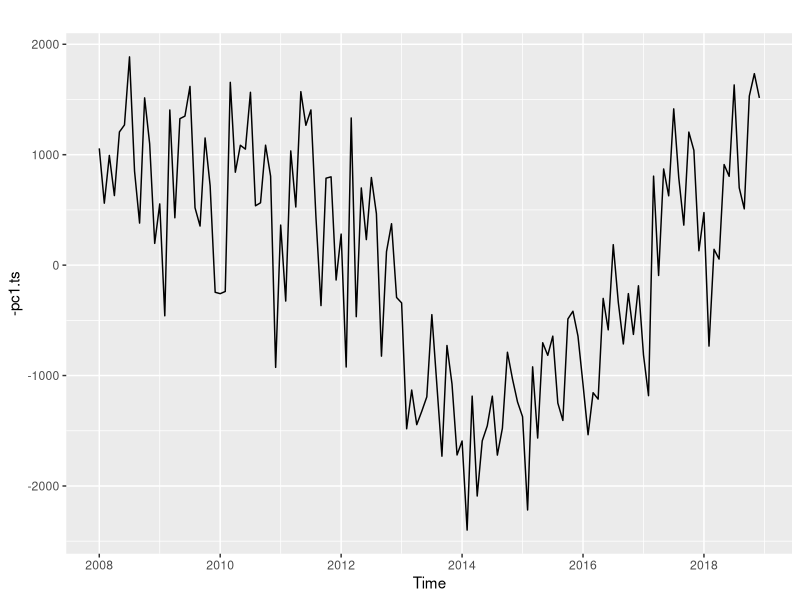
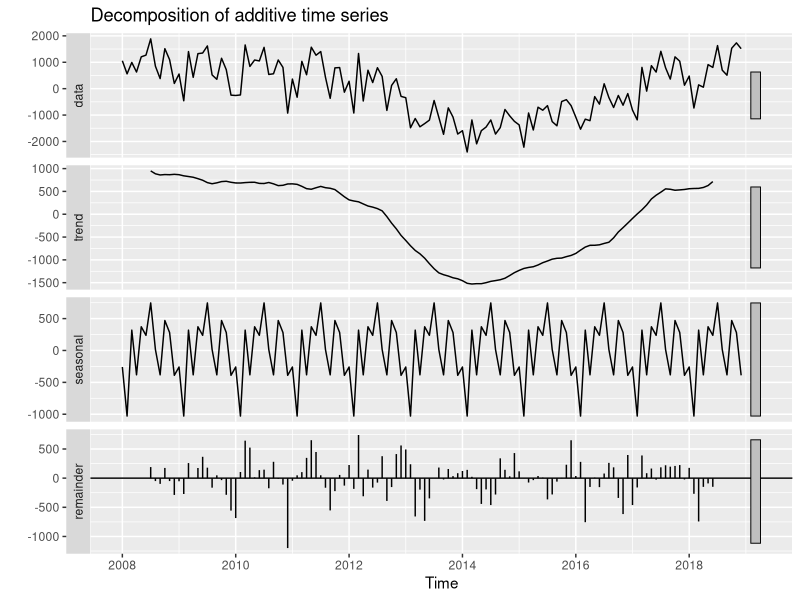
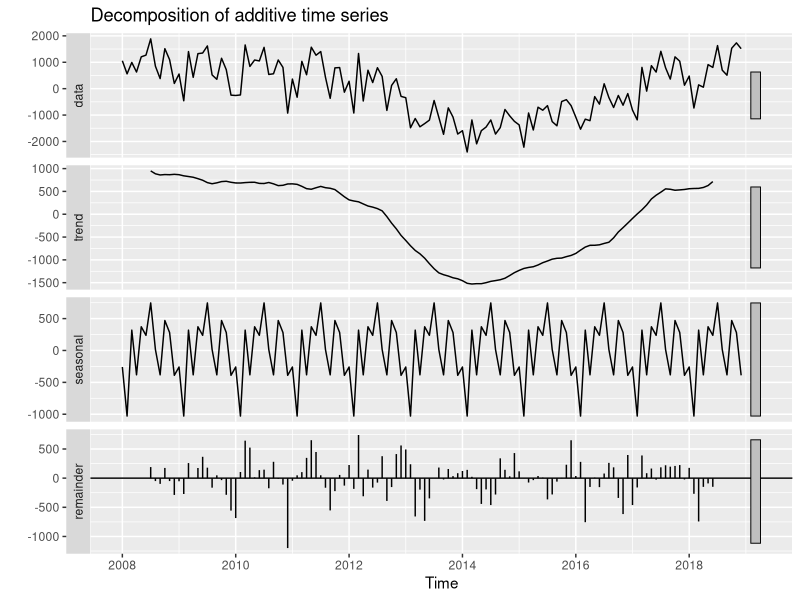
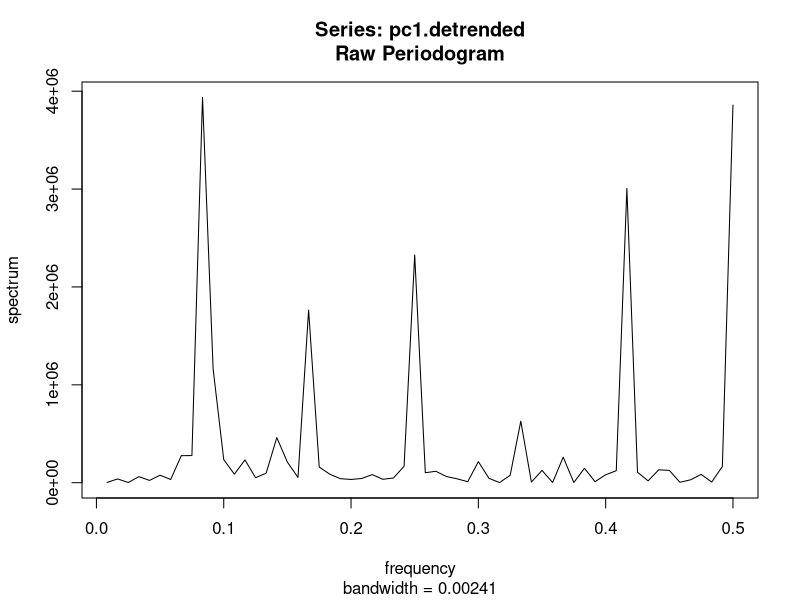
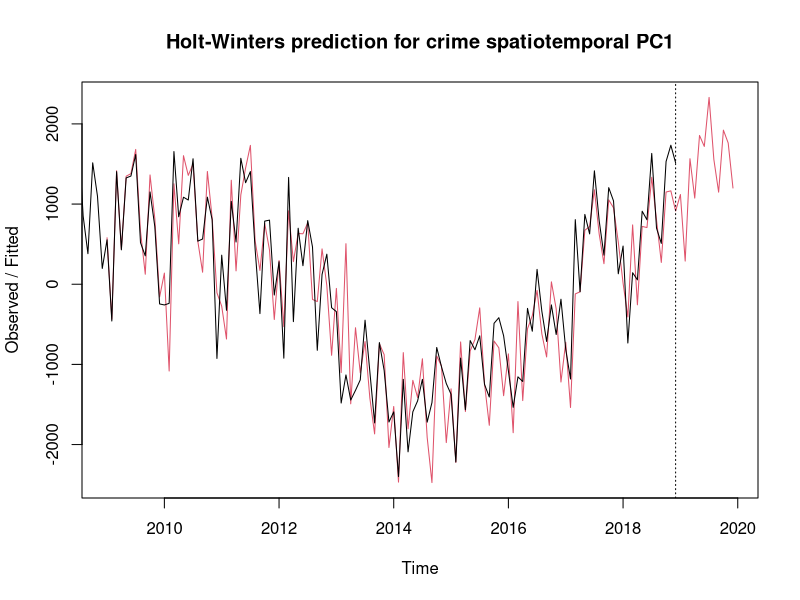
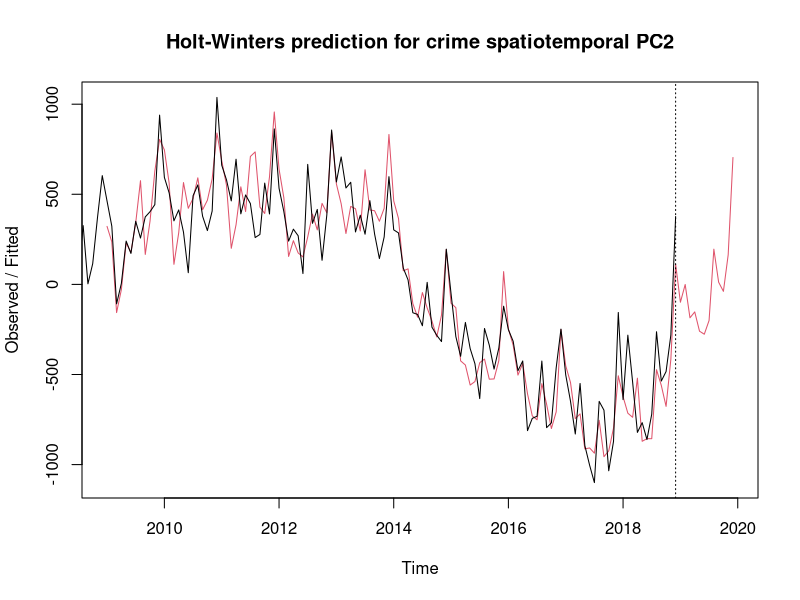
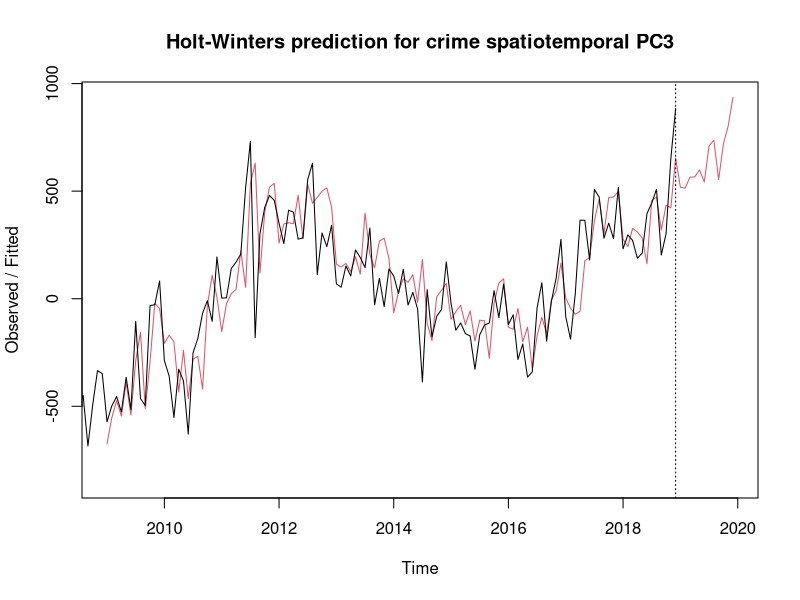

Recreate these plots in R, in order.
library(ggfortify)
library(forecast)

df <- read.csv("data/crime_by_borough.csv", row.names = "Borough")
pca.1 <- prcomp(df)
pca.2 <- prcomp(t(df))

pca.1$x

write.csv(pca.1$x, "data/crime_pca_spatial.csv")
write.csv(pca.2$x, "data/crime_pca_temporal.csv")

signif(pca.1$x[,1:3], 2)

pc1.ts <- ts(as.vector(pca.2$x[,1]), frequency=12, start=c(2008,1))
pc2.ts <- ts(as.vector(pca.2$x[,2]), frequency=12, start=c(2008,1))
pc3.ts <- ts(as.vector(pca.2$x[,3]), frequency=12, start=c(2008,1))

pc1.decomp <- decompose(-pc1.ts)
pc1.detrended <- pc1.decomp$x - pc1.decomp$trend
pc1.detrended <- pc1.detrended[!is.na(pc1.detrended)]

autoplot(-pc1.ts)
autoplot(decompose(-pc1.ts))

-pc1.ts %>% decompose %>% autoplot
spec.pgram(pc1.detrended, taper=0, log="no")

# How do I pretty plot spectrogram?

# PC1: Level
hw.pc1 <- HoltWinters(-pc1.ts)
forecast <- predict(hw.pc1, n.ahead=12, level = 0.8)
plot(hw.pc1, forecast, main="Holt-Winters prediction for crime spatiotemporal PC1")

# PC2: Funding
hw.pc2 <- HoltWinters(-pc2.ts)
forecast <- predict(hw.pc2, n.ahead=12, level = 0.8)
plot(hw.pc2, forecast, main="Holt-Winters prediction for crime spatiotemporal PC2")

# PC3: Media excitement (peaks in 2012 and 2018 correlated to Olympics and post-Brexit)
hw.pc3 <- HoltWinters(-pc3.ts)
forecast <- predict(hw.pc3, n.ahead=12, level = 0.8)
plot(hw.pc3, forecast, main="Holt-Winters prediction for crime spatiotemporal PC3")

## Let's regress the east series on PC1/2/3

east <- read.csv("data/east_avg_crime.csv")
east <- ts(east$East, frequency=12, start=c(2008,1))

#m <- lm(east ~ -pc1.ts + -pc2.ts + -pc3.ts)
m <- lm(east ~ -pc1.ts)
summary(m)
crime.east.pc <- data.frame(east, -pc1.ts, -pc2.ts, -pc3.ts)
colnames(crime.east.pc) <- c("east", "pc1", "pc2", "pc3")
crime.east.pc.scaled <- data.frame(scale(crime.east.pc))

m <- lm(east ~ pc1 + pc2 + pc3, data=crime.east.pc.scaled)
summary(m)
